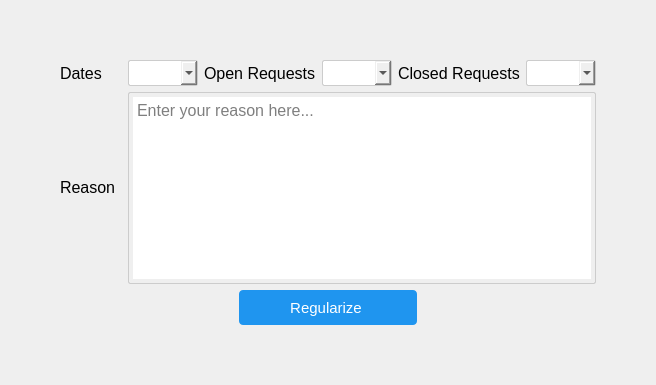
         <widget class="QWidget" name="regularization_page">
          <layout class="QGridLayout" name="gridLayout_4">
           <item row="0" column="1">
            <widget class="QWidget" name="widget" native="true">
             <property name="styleSheet">
              <string notr="true">QComboBox{
border:1px solid #ccc;
padding:4px;
border-radius: 2px;


}
QComboBox:focus{

 border: 1px solid #0078d4;
            background-color: #fff;

}
QTextEdit{
border:1px solid #ccc;
padding:4px;
border-radius:2px;



}

QTextEdit:focus{
border:1px solid #0078d4;
background-color:#fff


}</string>
             </property>
             <layout class="QGridLayout" name="gridLayout_5">
              <item row="0" column="0">
               <layout class="QHBoxLayout" name="horizontalLayout_22" stretch="0,1,0">
                <item>
                 <spacer name="horizontalSpacer_8">
                  <property name="orientation">
                   <enum>Qt::Horizontal</enum>
                  </property>
                  <property name="sizeHint" stdset="0">
                   <size>
                    <width>40</width>
                    <height>20</height>
                   </size>
                  </property>
                 </spacer>
                </item>
                <item>
                 <layout class="QVBoxLayout" name="verticalLayout_7" stretch="0,1,0">
                  <item>
                   <spacer name="verticalSpacer_3">
                    <property name="orientation">
                     <enum>Qt::Vertical</enum>
                    </property>
                    <property name="sizeHint" stdset="0">
                     <size>
                      <width>20</width>
                      <height>40</height>
                     </size>
                    </property>
                   </spacer>
                  </item>
                  <item>
                   <layout class="QVBoxLayout" name="verticalLayout_6">
                    <item>
                     <layout class="QHBoxLayout" name="horizontalLayout_21">
                      <item>
                       <layout class="QHBoxLayout" name="horizontalLayout_16" stretch="0,1">
                        <item>
                         <widget class="QLabel" name="label_7">
                          <property name="minimumSize">
                           <size>
                            <width>62</width>
                            <height>0</height>
                           </size>
                          </property>
                          <property name="font">
                           <font>
                            <pointsize>12</pointsize>
                           </font>
                          </property>
                          <property name="text">
                           <string>Dates</string>
                          </property>
                         </widget>
                        </item>
                        <item>
                         <widget class="QComboBox" name="dates_combo"/>
                        </item>
                       </layout>
                      </item>
                      <item>
                       <layout class="QHBoxLayout" name="horizontalLayout_19" stretch="0,1">
                        <item>
                         <widget class="QLabel" name="label_9">
                          <property name="minimumSize">
                           <size>
                            <width>62</width>
                            <height>0</height>
                           </size>
                          </property>
                          <property name="font">
                           <font>
                            <pointsize>12</pointsize>
                           </font>
                          </property>
                          <property name="text">
                           <string>Open Requests</string>
                          </property>
                         </widget>
                        </item>
                        <item>
                         <widget class="QComboBox" name="open_request_combo"/>
                        </item>
                       </layout>
                      </item>
                      <item>
                       <layout class="QHBoxLayout" name="horizontalLayout_20" stretch="0,1">
                        <item>
                         <widget class="QLabel" name="label_10">
                          <property name="minimumSize">
                           <size>
                            <width>62</width>
                            <height>0</height>
                           </size>
                          </property>
                          <property name="font">
                           <font>
                            <pointsize>12</pointsize>
                           </font>
                          </property>
                          <property name="text">
                           <string>Closed Requests</string>
                          </property>
                         </widget>
                        </item>
                        <item>
                         <widget class="QComboBox" name="closed_request_combo"/>
                        </item>
                       </layout>
                      </item>
                     </layout>
                    </item>
                    <item>
                     <layout class="QHBoxLayout" name="horizontalLayout_17" stretch="0,1">
                      <item alignment="Qt::AlignLeft|Qt::AlignVCenter">
                       <widget class="QLabel" name="label_8">
                        <property name="minimumSize">
                         <size>
                          <width>62</width>
                          <height>0</height>
                         </size>
                        </property>
                        <property name="font">
                         <font>
                          <pointsize>12</pointsize>
                         </font>
                        </property>
                        <property name="text">
                         <string>Reason </string>
                        </property>
                       </widget>
                      </item>
                      <item>
                       <widget class="QTextEdit" name="reason_txt_edit">
                        <property name="font">
                         <font>
                          <pointsize>12</pointsize>
                         </font>
                        </property>
                        <property name="placeholderText">
                         <string>Enter your reason here...</string>
                        </property>
                       </widget>
                      </item>
                     </layout>
                    </item>
                    <item>
                     <layout class="QHBoxLayout" name="horizontalLayout_18" stretch="1,1,1">
                      <item>
                       <spacer name="horizontalSpacer_6">
                        <property name="orientation">
                         <enum>Qt::Horizontal</enum>
                        </property>
                        <property name="sizeHint" stdset="0">
                         <size>
                          <width>188</width>
                          <height>20</height>
                         </size>
                        </property>
                       </spacer>
                      </item>
                      <item>
                       <widget class="QPushButton" name="btn_regularise">
                        <property name="minimumSize">
                         <size>
                          <width>101</width>
                          <height>35</height>
                         </size>
                        </property>
                        <property name="font">
                         <font>
                          <pointsize>11</pointsize>
                         </font>
                        </property>
                        <property name="cursor">
                         <cursorShape>PointingHandCursor</cursorShape>
                        </property>
                        <property name="styleSheet">
                         <string notr="true">QPushButton{
border:none;
border-radius:4px;
padding:6px;
padding-left-10px;
padding-right:10px;
background-color: rgb(31, 149, 239);
color:white;





}
QPushButton:hover{
background-color:#1668a7;






}</string>
                        </property>
                        <property name="text">
                         <string>Regularize</string>
                        </property>
                       </widget>
                      </item>
                      <item>
                       <spacer name="horizontalSpacer_7">
                        <property name="orientation">
                         <enum>Qt::Horizontal</enum>
                        </property>
                        <property name="sizeHint" stdset="0">
                         <size>
                          <width>188</width>
                          <height>20</height>
                         </size>
                        </property>
                       </spacer>
                      </item>
                     </layout>
                    </item>
                   </layout>
                  </item>
                  <item>
                   <spacer name="verticalSpacer_4">
                    <property name="orientation">
                     <enum>Qt::Vertical</enum>
                    </property>
                    <property name="sizeHint" stdset="0">
                     <size>
                      <width>20</width>
                      <height>40</height>
                     </size>
                    </property>
                   </spacer>
                  </item>
                 </layout>
                </item>
                <item>
                 <spacer name="horizontalSpacer_9">
                  <property name="orientation">
                   <enum>Qt::Horizontal</enum>
                  </property>
                  <property name="sizeHint" stdset="0">
                   <size>
                    <width>40</width>
                    <height>20</height>
                   </size>
                  </property>
                 </spacer>
                </item>
               </layout>
              </item>
             </layout>
            </widget>
           </item>
          </layout>
         </widget>
